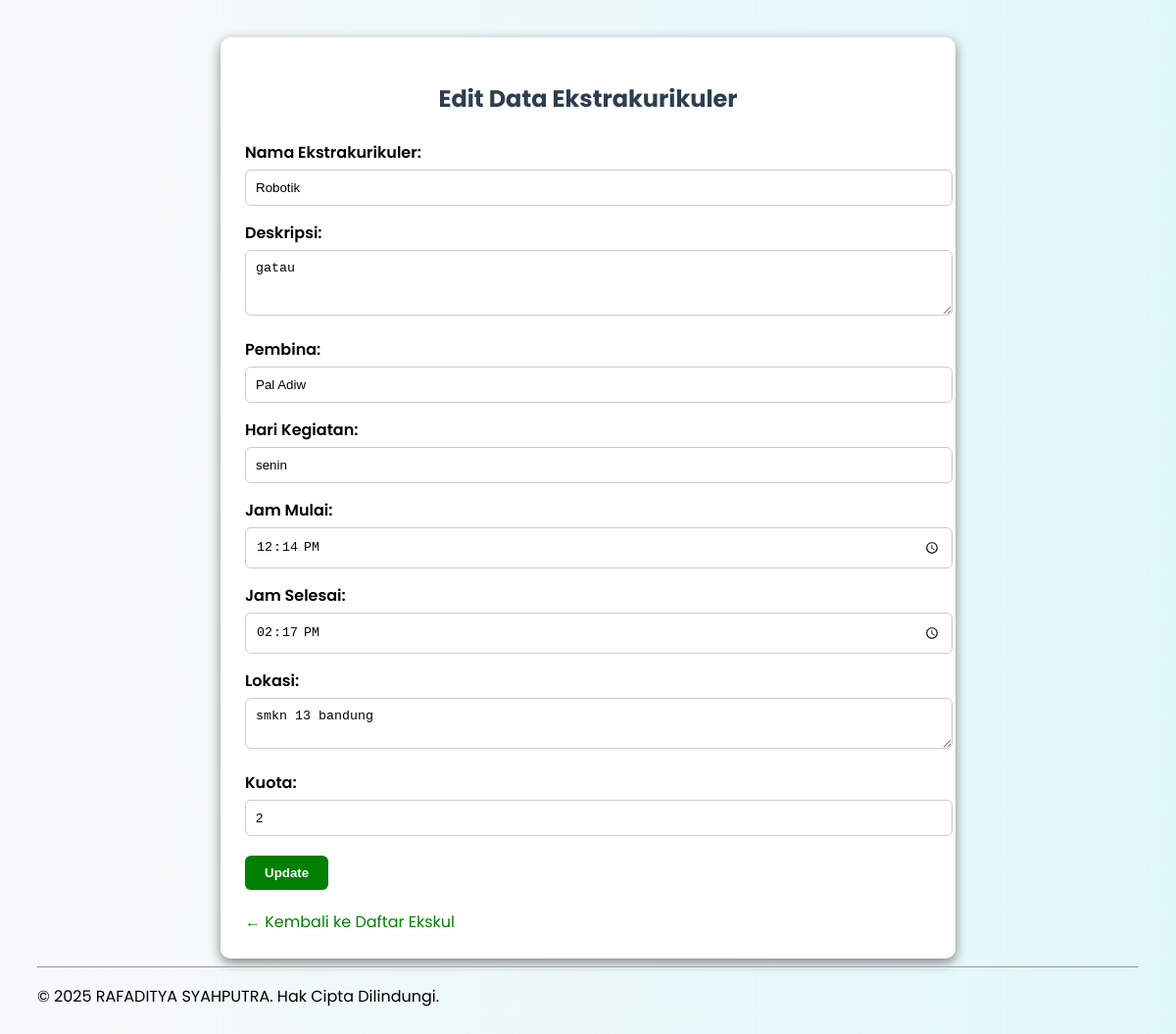
/edit_ekskul.php?id=16, run on the app's committed database.
### tables this page shows
CREATE TABLE `eskul` (
  `id_eskul` int(11) NOT NULL,
  `nama_eskul` varchar(100) NOT NULL,
  `deskripsi` text NOT NULL,
  `pembina` varchar(100) NOT NULL,
  `hari_kegiatan` varchar(10) NOT NULL,
  `jam_mulai` time NOT NULL,
  `jam_selesai` time NOT NULL,
  `lokasi` varchar(100) NOT NULL,
  `kuota` int(11) DEFAULT NULL,
  `foto_eskul` varchar(255) DEFAULT NULL
);

### edit_ekskul.php (the view, shortened to what this page needs)
<?php
include 'koneksi.php';
if (isset($_GET['id'])) {
    $id = $conn->real_escape_string($_GET['id']);
    $query = "SELECT * FROM eskul WHERE id_eskul = '$id'";
    $result = $conn->query($query);
    if ($result->num_rows == 1) {
        $eskul = $result->fetch_assoc();
    } else {
        die("Eskul tidak ditemukan.");
    }
} else {
    die("ID tidak valid.");
}
?>
<!DOCTYPE html>
<html>
<head>
</head>
<body>
    <div class="container">
        <h2>Edit Data Ekstrakurikuler</h2>
        <form method="POST">
            <label for="nama_eskul">Nama Ekstrakurikuler:</label>
            <input type="text" name="nama_eskul" id="nama_eskul" value="<?= htmlspecialchars($eskul['nama_eskul']); ?>" required>
            <label for="deskripsi">Deskripsi:</label>
            <textarea name="deskripsi" id="deskripsi" rows="3"><?= htmlspecialchars($eskul['deskripsi']); ?></textarea>
            <label for="pembina">Pembina:</label>
            <input type="text" name="pembina" id="pembina" value="<?= htmlspecialchars($eskul['pembina']); ?>" required>
            <label for="hari_kegiatan">Hari Kegiatan:</label>
            <input type="text" name="hari_kegiatan" id="hari_kegiatan" value="<?= htmlspecialchars($eskul['hari_kegiatan']); ?>" required>
            <label for="jam_mulai">Jam Mulai:</label>
            <input type="time" name="jam_mulai" id="jam_mulai" value="<?= htmlspecialchars($eskul['jam_mulai']); ?>">
            <label for="jam_selesai">Jam Selesai:</label>
            <input type="time" name="jam_selesai" id="jam_selesai" value="<?= htmlspecialchars($eskul['jam_selesai']); ?>">
            <label for="lokasi">Lokasi:</label>
            <textarea name="lokasi" id="lokasi" rows="2"><?= htmlspecialchars($eskul['lokasi']); ?></textarea>
            <label for="kuota">Kuota:</label>
            <input type="number" name="kuota" id="kuota" value="<?= htmlspecialchars($eskul['kuota']); ?>" required>
            <input type="submit" value="Update">
        </form>
        <a href="admin_eskul.php">← Kembali ke Daftar Ekskul</a>
    </div>
    <footer>
        <hr>
        <p>&copy;  <?php echo date('Y');?>  RAFADITYA SYAHPUTRA. Hak Cipta Dilindungi.</p>
    </footer>
</body>
</html>

### edit_ekskul.php (style rules this page uses)
body { font-family: 'Poppins', sans-serif; background: linear-gradient(to right, #f8f9fa, #e0f7fa); padding: 30px; }
.container { max-width: 700px; margin: auto; background: white; padding: 25px; border-radius: 10px; box-shadow: 0 4px 12px grey; }
h2 { text-align: center; margin-bottom: 25px; color: #2c3e50; }
label { display: block; margin-top: 15px; font-weight: 600; }
input[type="text"], input[type="time"], input[type="number"], textarea { width: 100%; padding: 10px; margin-top: 5px; border-radius: 6px; border: 1px solid #ccc; }
textarea { resize: vertical; }
input[type="submit"] { margin-top: 20px; background-color: green; color: white; padding: 10px 20px; border: none; border-radius: 6px; cursor: pointer; font-weight: bold; }
a { display: inline-block; margin-top: 20px; text-decoration: none; color: green; }

### data on the page
eskul: nama_eskul "Robotik", deskripsi "gatau", pembina "Pal Adiw", hari_kegiatan "senin", jam_mulai "12:14:00", jam_selesai "14:17:00", lokasi "smkn 13 bandung", kuota "2"
